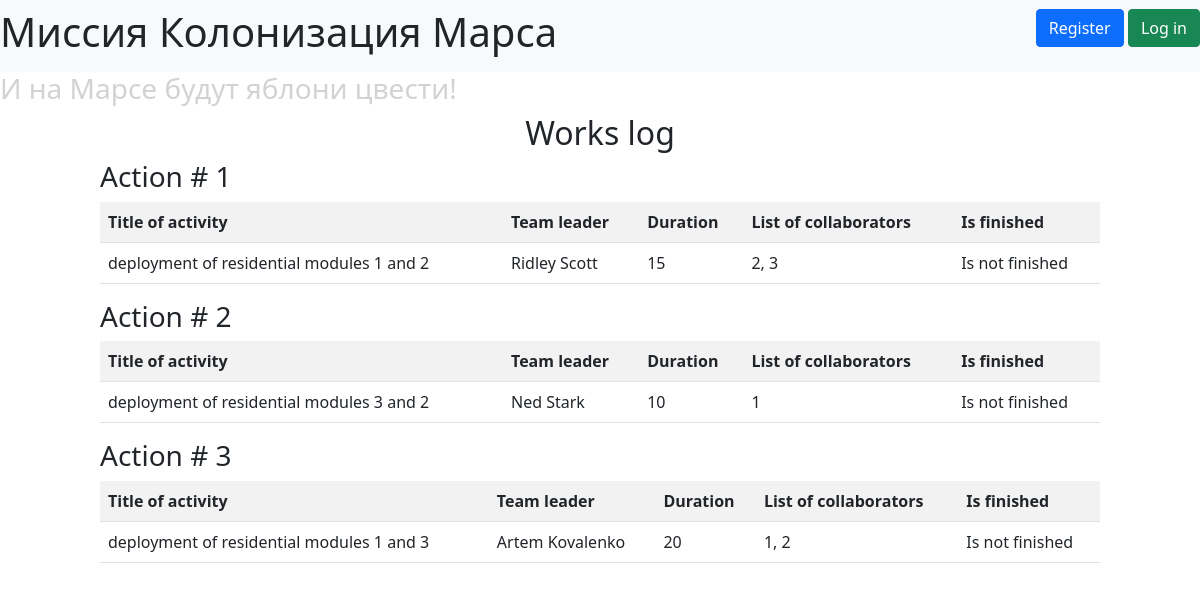
The page / on the database its author committed.
### data/jobs.py (models this page shows, shortened)
class Jobs(SqlAlchemyBase):
    __tablename__ = 'jobs'
    id = sqlalchemy.Column(sqlalchemy.Integer,
                           primary_key=True, autoincrement=True)
    team_leader = sqlalchemy.Column(sqlalchemy.Integer,
                                    sqlalchemy.ForeignKey("users.id"))
    job = sqlalchemy.Column(sqlalchemy.Text, nullable=True)
    work_size = sqlalchemy.Column(sqlalchemy.Integer, nullable=True)
    collaborators = sqlalchemy.Column(sqlalchemy.Text, nullable=True)
    start_date = sqlalchemy.Column(sqlalchemy.Date, nullable=True,
                                   default=datetime.now())
    end_date = sqlalchemy.Column(sqlalchemy.Date, nullable=True)
    is_finished = sqlalchemy.Column(sqlalchemy.Boolean, nullable=True)
    user = orm.relation('User')

### data/users.py (models this page shows, shortened)
class User(SqlAlchemyBase, UserMixin):
    __tablename__ = 'users'
    id = sqlalchemy.Column(sqlalchemy.Integer,
                           primary_key=True, autoincrement=True)
    surname = sqlalchemy.Column(sqlalchemy.String, nullable=True)
    name = sqlalchemy.Column(sqlalchemy.String, nullable=True)
    age = sqlalchemy.Column(sqlalchemy.Integer, nullable=True)
    position = sqlalchemy.Column(sqlalchemy.String, nullable=True)
    speciality = sqlalchemy.Column(sqlalchemy.String, nullable=True)
    address = sqlalchemy.Column(sqlalchemy.String, nullable=True)
    email = sqlalchemy.Column(sqlalchemy.String, index=True, unique=True,
                              nullable=True)
    hashed_password = sqlalchemy.Column(sqlalchemy.String, nullable=True)
    modified_date = sqlalchemy.Column(sqlalchemy.DateTime,
                                      default=datetime.datetime.now)

### main.py (the view)
@app.route('/')
def index():
    session = db_session.create_session()
    jobs = list(session.query(Jobs))
    param = {
        "jobs": jobs,
        "title": 'Work log'
    }
    return render_template("work_log.html", **param)

### data/db_session.py (called while the page is built)
def create_session() -> Session:
    global __factory
    return __factory()

### templates/work_log.html (shortened to what this page needs)
{% extends "base.html" %}
{% block content %}
<div style="padding: 0px 100px 0px 100px;">
    <h2 align="center">Works log</h2>
    {% for item in jobs %}
    <h3>Action # {{ item.id }}</h3>
    <table class="table table-striped">
        <tr>
            <th>Title of activity</th>
            <th>Team leader</th>
            <th>Duration</th>
            <th>List of collaborators</th>
            <th>Is finished</th>
        </tr>
        <tr>
            <td>{{ item.job }}</td>
            <td>{{ item.user.name }} {{ item.user.surname}}</td>
            <td>{{ item.work_size }}</td>
            <td>{{ item.collaborators }}</td>
            {% if item.is_finished %}
            <td>Is finished</td>
            {% else %}
            <td>Is not finished</td>
            {% endif %}
        </tr>
    </table>
    {% endfor %}
</div>
{% endblock %}

### templates/base.html (shortened to what this page needs)
<!DOCTYPE html>
<html lang="en">
    <head>
        <link rel="stylesheet" type="text/css" href="/static/css/style.css"/>
        <link rel="stylesheet"
              href="https://cdn.jsdelivr.net/npm/bootstrap@5.0.0-beta1/dist/css/bootstrap.min.css"
>
    </head>
    <header>
        <nav class="navbar navbar-light bg-light">
             <h1 class="main_h">Миссия Колонизация Марса</h1>
            {% if current_user.is_authenticated %}
            <a class="navbar-brand" href="/logout">{{ current_user.name }} {{ current_user.surname }}</a>
            {% else %}
            <p>
                <a class="btn btn-primary " href="/register">Register</a>
                <a class="btn btn-success" href="/login">Log in</a>
            </p>
            {% endif %}
        </nav>
    </header>
    <body>
        <h3 class="second">И на Марсе будут яблони цвести!</h3>
        <div>
            {% block content %}{% endblock %}
        </div>
    </body>
</html>

### static/css/style.css (style rules this page uses)
.main_h { font-size: 32; }
.second { opacity: 0.2; }
h2 { text-align: center; }
table { box-sizing: border-box; }

### rows shown on the page
Jobs: id "1", job "deployment of residential modules 1 and 2", user.name "Ridley", user.surname "Scott", work_size "15", collaborators "2, 3", is_finished "Is not finished"
Jobs: id "2", job "deployment of residential modules 3 and 2", user.name "Ned", user.surname "Stark", work_size "10", collaborators "1", is_finished "Is not finished"
Jobs: id "3", job "deployment of residential modules 1 and 3", user.name "Artem", user.surname "Kovalenko", work_size "20", collaborators "1, 2", is_finished "Is not finished"
